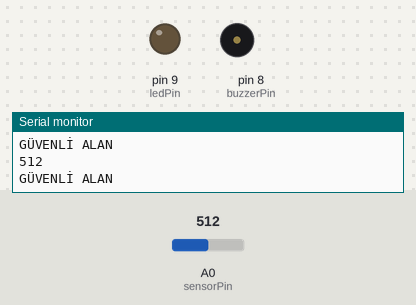
A sketch run on a simulated Arduino Uno, built with avr-gcc and run on an emulated ATmega328P. Shown: output pins drawn as LEDs (lit = HIGH), buzzer (waves = sounding, pin HIGH), the last lines printed to the serial monitor. The inputs (shaded band) are chosen by the test bench; at power-on: A0 (sensorPin) = 512.

Above: at 1.3 s.
1.4 s: A0 (sensorPin) set to 483
At 2.7 s:
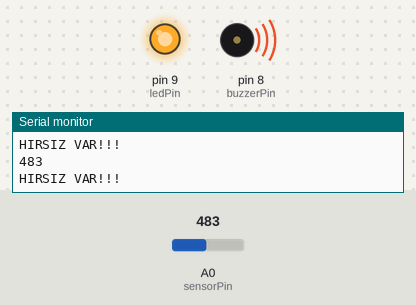
3.0 s: A0 (sensorPin) set to 510
At 4.0 s:
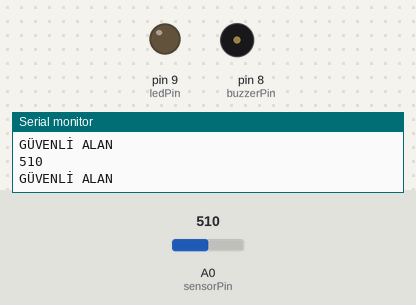
4.5 s: A0 (sensorPin) set to 490
At 5.1 s:
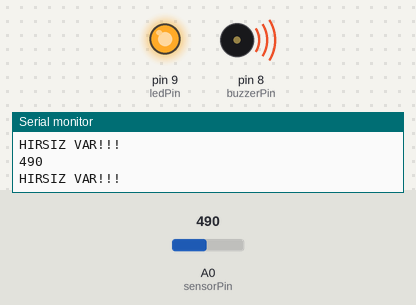
Timing chart, 0 to 7.5 s (numbered marks = the images above; inputs shaded):
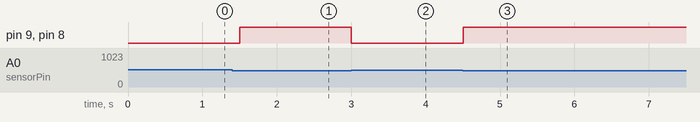

Measured:
- the behaviour switches between 500 and 499 on A0 (sensorPin) (found by bisection; images 0 and 1)
- after the input at 1.4 s, pin 9 (ledPin), pin 8 (buzzerPin): LOW → HIGH after 0.10 s
- after the input at 3.0 s, pin 9 (ledPin), pin 8 (buzzerPin): HIGH → LOW at once
- after the input at 4.5 s, pin 9 (ledPin), pin 8 (buzzerPin): LOW → HIGH at once

The sketch:

h_rs_z_alarm_sistemi.ino
```cpp
int sensorPin = A0;      // LDR'nin bağlı olduğu pin
int ledPin = 9;          // LED pin
int buzzerPin = 8;       // Buzzer pin
int threshold = 500;     // Eşik değeri (karanlık seviyesi)

void setup() {
  pinMode(ledPin, OUTPUT);
  pinMode(buzzerPin, OUTPUT);
  Serial.begin(9600);
}

void loop() {
  int sensorValue = analogRead(sensorPin);
  Serial.println(sensorValue);  // Işık seviyesini seri monitöre yazdır

  if (sensorValue < threshold) {
    digitalWrite(ledPin, HIGH);       // LED yanıyor
    digitalWrite(buzzerPin, HIGH);    // Buzzer ötüyor
    Serial.println("HIRSIZ VAR!!!");
  } else {
    digitalWrite(ledPin, LOW);        // LED sönüyor
    digitalWrite(buzzerPin, LOW);     // Buzzer susuyor
    Serial.println("GÜVENLİ ALAN");
  }

  delay(500);
}
```
